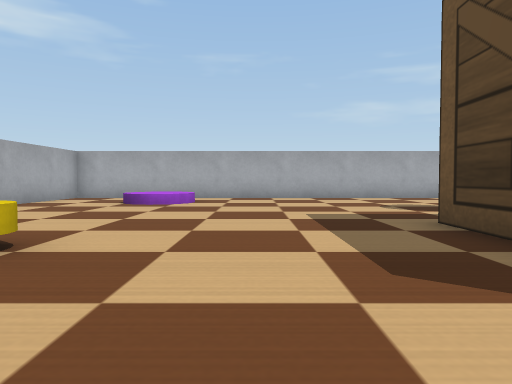
view 1 (above)

16 first-person views from a walk through a robot-simulator world made for Webots. The camera is 0.12 m above the floor, tilts 2° down and sees 70° across. The floor is counted in squares, 0.2 m on a side. Each view is taken from the middle of a square. On the plan, view 1 faces up. The plan holds only what a view shows up to about 10 squares ahead; the rest is blank. The robots in the file are not drawn. Simple shapes and patterns stand in for the simulator's stock objects.

view 2
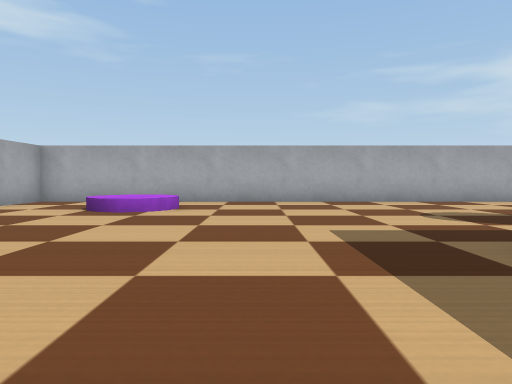

view 3
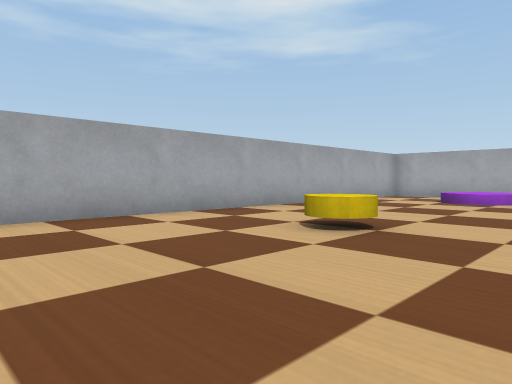

view 4
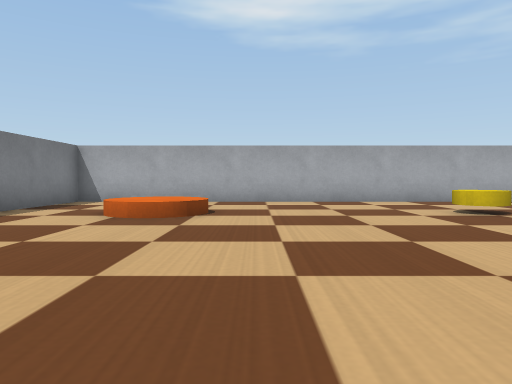

view 5
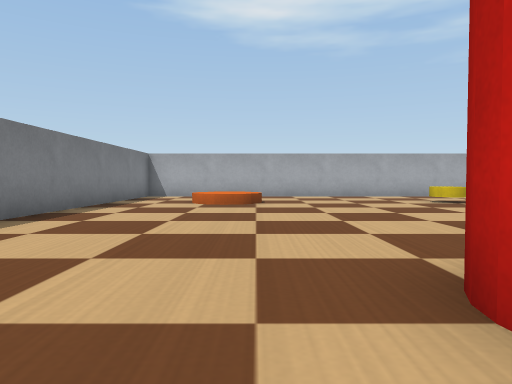

view 6
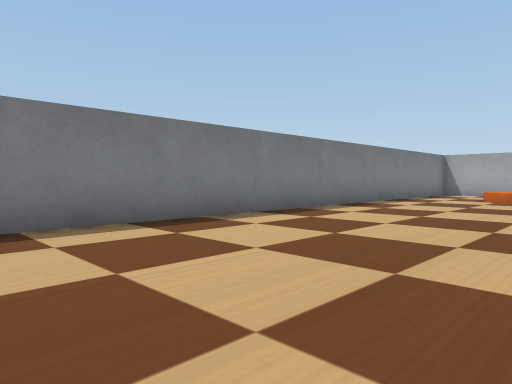

view 7
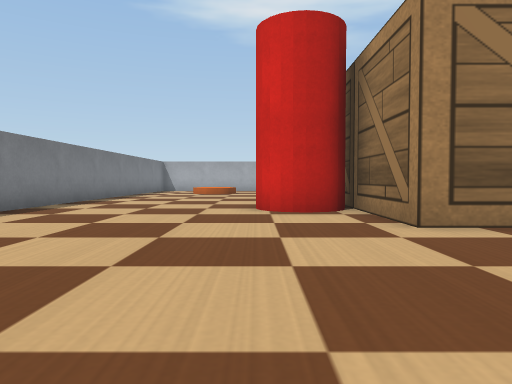

view 8
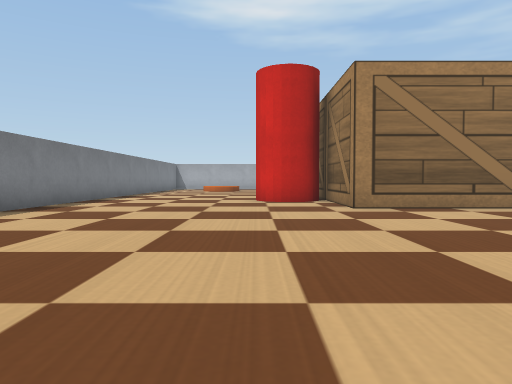

view 9
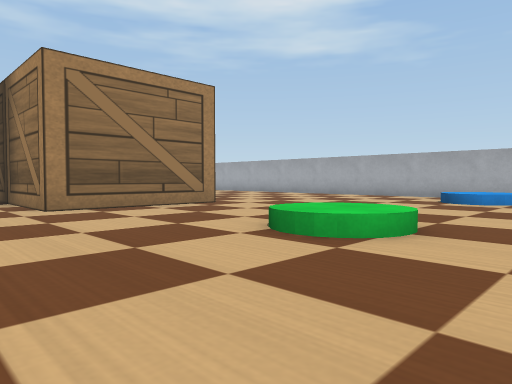

view 10
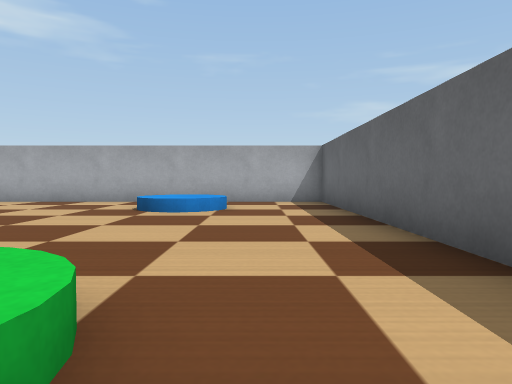

view 11
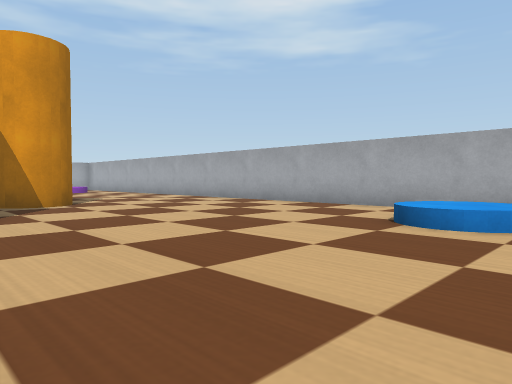

view 12
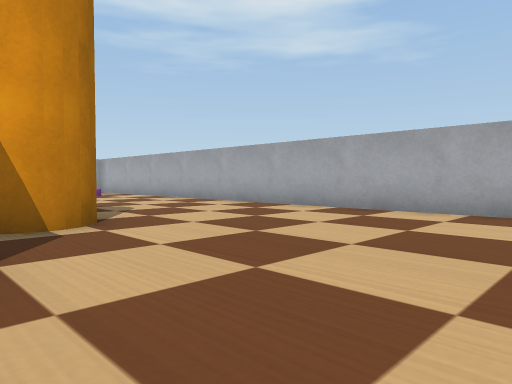

view 13
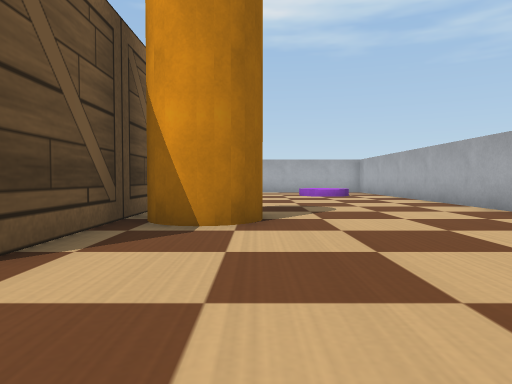

view 14
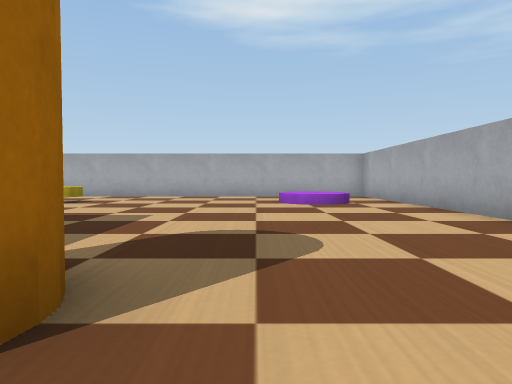

view 15
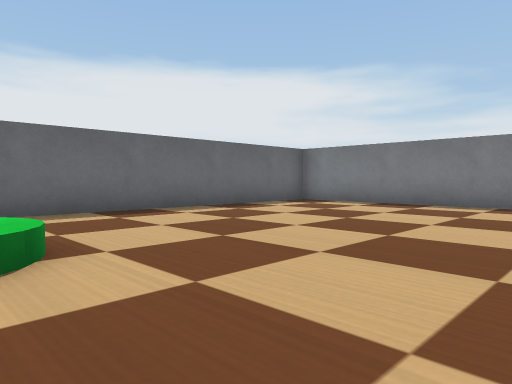

view 16
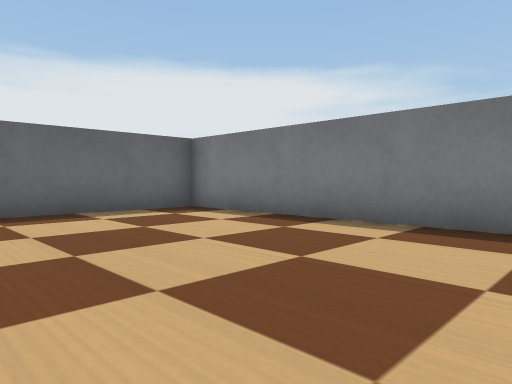

### Floor plan
Key: @ floor where view 1 was taken; # wall or solid block; . floor; = window, fence, low wall or low ledge; B wooden box; C yellow cylinder; R red cylinder; A orange cylinder.
Columns run from 6 left of view 1 to 17 right of it. Each row starts with its distance up from view 1.
 12 ########################
 11 #......................#
 10 #..==..............==..#
  9 #..==..............==..#
  8 #......................#
  7 #..........AA..........#
  6 #.......... A..........#
  5 #........BB ABB........#
  4 #........B    B....==..
  3 #..CC....     B....==..
  2 #........     B....==..#
  1 #........   RBB........#
  0 #.....@.... R..........#
 -1 #..........RR..........#
 -2 #..==..................#
 -3 #  ==..................#
 -4 # .....................#
 -5 #......................#
 -6 ########################

Positions as (right, up) in squares from view 1, and headings:
1: (0, 0), facing up
2: (0, 2), facing up
3: (0, -1), facing up-left
4: (4, -1), facing left
5: (7, -2), facing left
6: (9, -1), facing down-left
7: (13, -1), facing left
8: (16, -1), facing left
9: (16, -1), facing up-left
10: (15, 2), facing up
11: (15, 4), facing up-left
12: (11, 5), facing up-left
13: (11, 7), facing left
14: (7, 8), facing left
15: (10, 3), facing down-right
16: (10, -1), facing down-right
